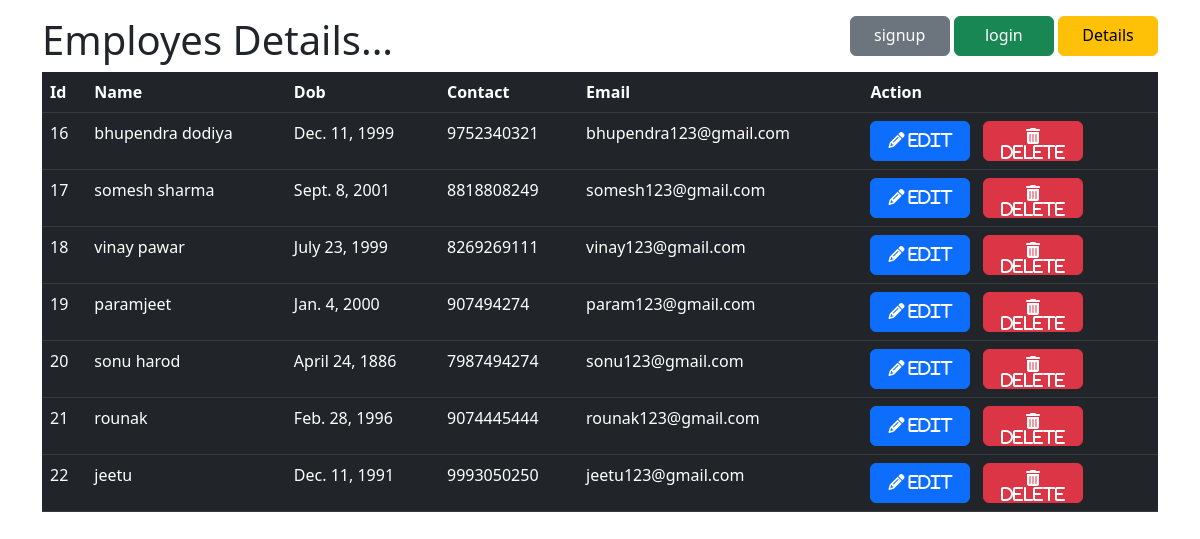
/table/, run on an earlier commit of the app's database.
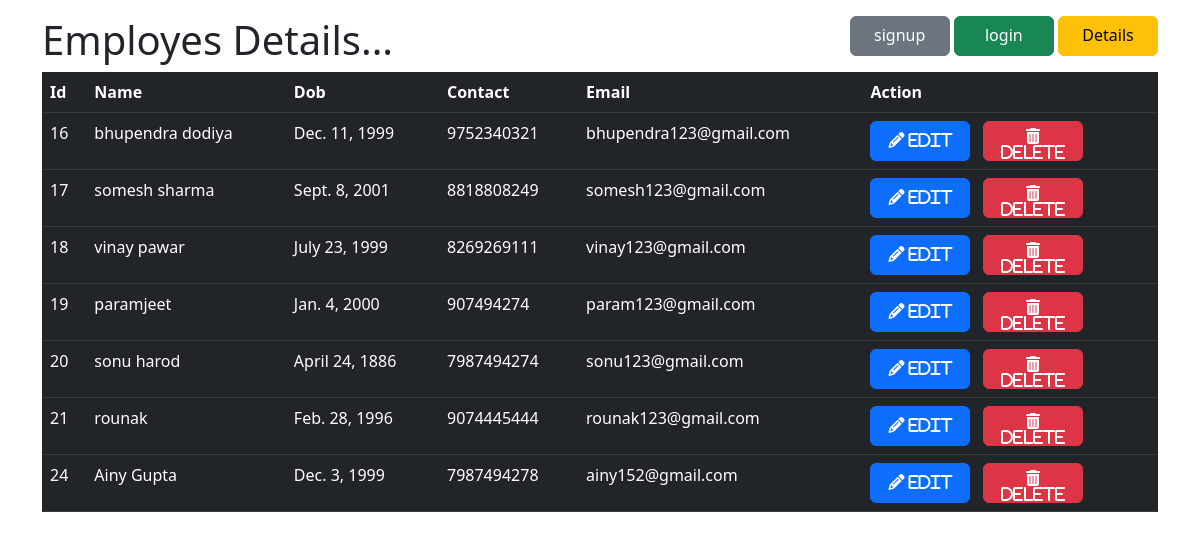
And on a later commit of the database.
### app/models.py (models this page shows)
class Emp(models.Model):
    Name = models.CharField(max_length=200)
    Dob = models.DateField()
    Contact = models.IntegerField()
    Email = models.EmailField()
    Password = models.CharField(max_length=200)

### app/views.py (the view)
# urls.py: path('table/',views.table),
def table(request):
    res=Emp.objects.all()
    return render(request,'table.html',{'tab':res})

### app/templates/table.html (shortened to what this page needs)
{% load bootstrap5 %}
{% load static %}
<!DOCTYPE html>
<html lang="en">
<head>
  <link href="{% static 'emp.css' %}" rel="stylesheet" />
  <link rel="stylesheet" href="https://cdnjs.cloudflare.com/ajax/libs/font-awesome/4.7.0/css/font-awesome.min.css">
  <link href="https://cdn.jsdelivr.net/npm/bootstrap@5.2.3/dist/css/bootstrap.min.css" rel="stylesheet">
</head>
<body>
  <div class="container mt-3">
    <div id="table_link">
      <a class="btn btn-secondary" href="/" class="table-link" >signup</a>
      <a class="btn btn-success" href="/login/"  class="table-link">login</a>
      <a class="btn btn-warning" href="/table/"  class="table-link">Details</a>
    </div>
    <h1>Employes Details...</h1>
    <table class="table table-dark table-hover">
      <thead>
        <tr>
          <th>Id</th>
          <th>Name</th>
          <th>Dob</th>
          <th>Contact</th>
          <th>Email</th>
          <th>Action</th>
        </tr>
      </thead>
      <tbody>
        {% if tab %}
          {% for j in tab %}
            <tr>
              <td>{{j.id}}</td>
              <td>{{j.Name}}</td>
              <td>{{j.Dob}}</td>
              <td>{{j.Contact}}</td>
              <td>{{j.Email}}</td>
              <td><a class="btn btn-primary" href="/update/{{j.id}}"><i class="fa fa-pencil"> Edit</i></a>&nbsp&nbsp
                  <a class="btn btn-danger" href="{% url 'del' j.pk %}" onclick="return confirm('Are you sure you want to delete this?')">
                  <i class="fa fa-trash"> Delete </i></a>
              </td>
            </tr>
          {% endfor %}
        {% endif %}
      </tbody>
    </table>
  </div>
</body>
</html>

### app/static/emp.css (style rules this page uses)
body { background-image: url('https://encrypted-tbn0.gstatic.com/images?q=tbn:ANd9GcQCbz_122iODCLioAnTHc21GvB- n21Ei2ZsE-o7xrMR4uO339VRb2zQ1fCly-A7RO8Q7LA&usqp=CAU'); }
.btn { border: 3px solid rgb(165, 46, 25); width: 100px; height: 40px; border-radius: 3px; color: rgb(3, 7, 9); font-size: 20px; }
a { font-size: 20px; color: rgb(220, 201, 79); }
#table_link { float: right; color: white; }

What changed in the data, as far as the page shows it:
removed Emp: id "22", Name "jeetu", Dob "Dec. 11, 1991", Contact "9993050250", Email "jeetu123@gmail.com"
added Emp: id "24", Name "Ainy Gupta", Dob "Dec. 3, 1999", Contact "7987494278", Email "ainy152@gmail.com"
